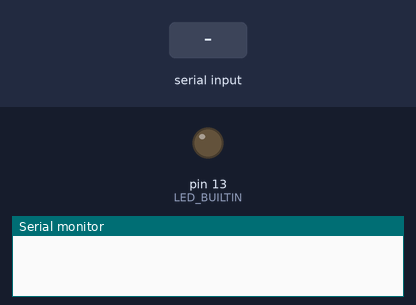
Recording of a sketch running on a simulated Arduino Uno, built with avr-gcc and run on an emulated ATmega328P. On the bench: output pins drawn as LEDs (lit = HIGH), the last lines printed to the serial monitor. Inputs (shaded band) come from the test bench.

Above: at 1.2 s.
1.3 s: "1" received over Serial
At 1.8 s:
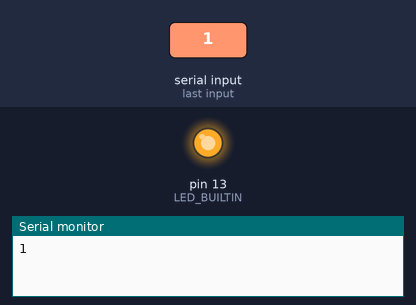
2.8 s: "0" received over Serial
At 3.1 s:
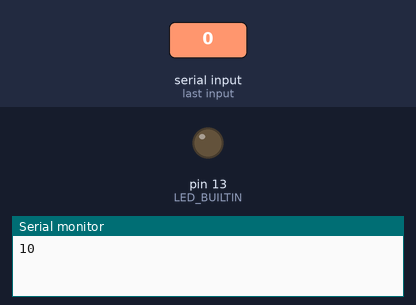
Timing chart, 0 to 5.8 s (numbered marks = the images above; inputs shaded):
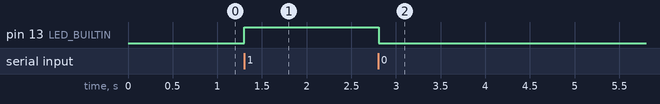

The sketch:

webclient_practice.ino
```cpp
//#define LED 12

void setup() {
  Serial.begin(9600);
  pinMode(LED_BUILTIN, OUTPUT);
  //pinMode(LED, OUTPUT);
}

void loop() {
  int incomingValue = 0;

  if (Serial.available() > 0) {
    incomingValue = Serial.read();
  }

  if (incomingValue == 49) {
    Serial.print("1");
    digitalWrite(LED_BUILTIN, HIGH);
    //digitalWrite(LED, HIGH);
  } else if (incomingValue == 48) {
    Serial.print("0");
    digitalWrite(LED_BUILTIN, LOW);
    //digitalWrite(LED, LOW);
  }

  delay(10);
}
```

Measured:
- after the input at 1.3 s, pin 13 (LED_BUILTIN): LOW → HIGH at once
- after the input at 2.8 s, pin 13 (LED_BUILTIN): HIGH → LOW at once
